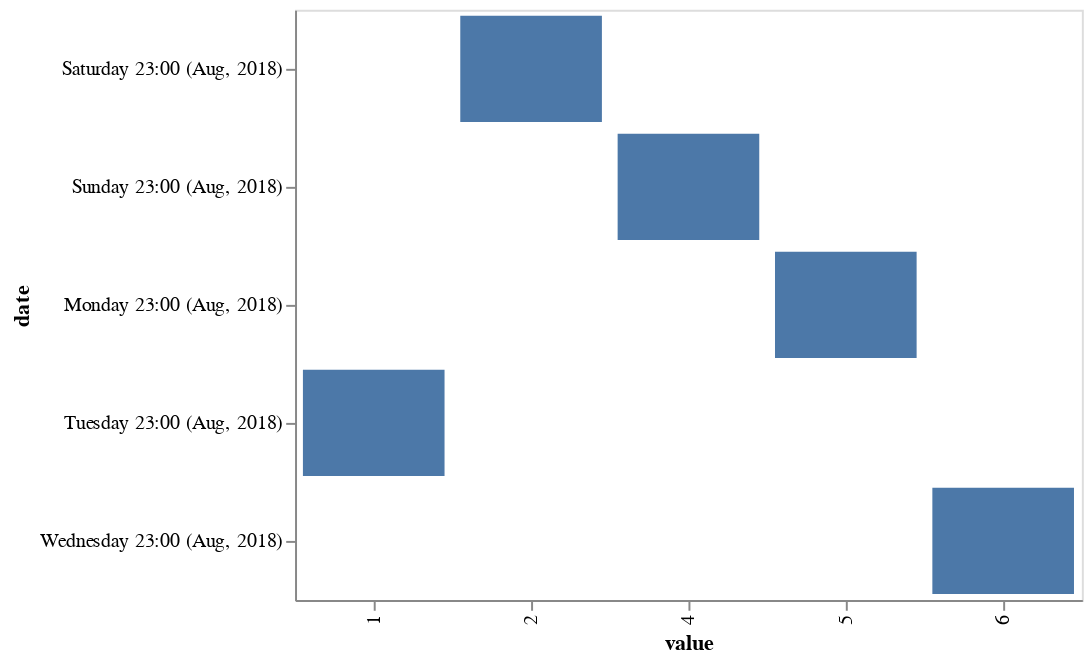

The code cell stored with this chart in its notebook:
### Code cell
# if you localize the date in your data in a certain timezone
# this example works well with a timezone 2 hours westwards of your current
# timezone (since I'm currently in timezone CEST I use GMT)
df['date'] = df.date.dt.tz_localize("GMT")

# then Altair will use the local timezone for visualising the data.
alt.Chart(df).mark_bar().encode(
    x="value:N",    
    y=alt.X("date:O", 
            timeUnit="yearmonthdatehoursminutes", 
            axis=alt.Axis(format='%A %H:%M (%b, %Y)', title='date')
           )
)

### Figure 1 — Vega-Lite specification as saved in the notebook (floating-point values rounded to 4 significant figures)
{"$schema": "https://vega.github.io/schema/vega-lite/v2.6.0.json", "config": {"view": {"height": 300, "width": 400}}, "data": {"name": "data-671e18e21abfa2effbec6e4604ac7e1c"}, "datasets": {"data-671e18e21abfa2effbec6e4604ac7e1c": [{"date": "2018-08-11T23:00:00+00:00", "value": 2}, {"date": "2018-08-12T23:00:00+00:00", "value": 4}, {"date": "2018-08-13T23:00:00+00:00", "value": 5}, {"date": "2018-08-14T23:00:00+00:00", "value": 1}, {"date": "2018-08-15T23:00:00+00:00", "value": 6}]}, "encoding": {"x": {"field": "value", "type": "nominal"}, "y": {"axis": {"format": "%A %H:%M (%b, %Y)", "title": "date"}, "field": "date", "timeUnit": "yearmonthdatehoursminutes", "type": "ordinal"}}, "mark": "bar"}
